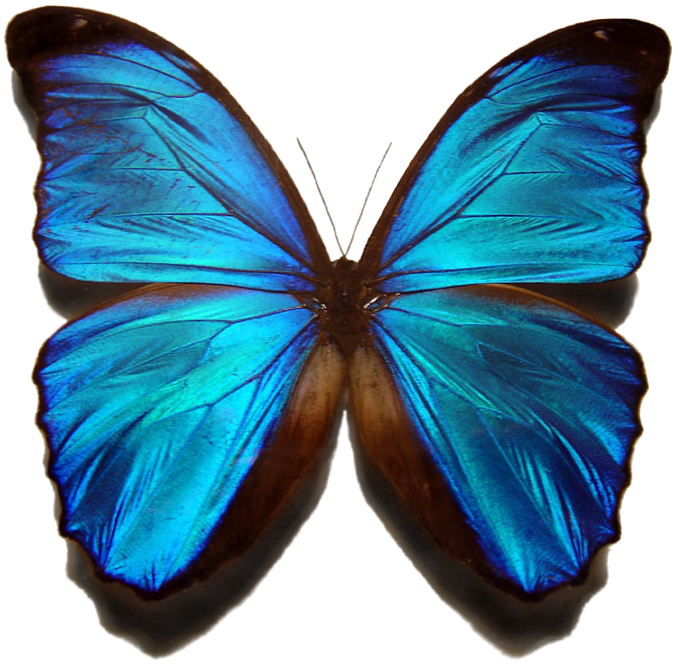
#> input picture scratch/unused_assets/butterfly_morpho.png, 678 x 666 px, found by its file name
$ python process_butterfly_wings.py
#> lines starting #> are read from the running program, lines starting #| are printed output that depends on the picture; after the words box and inside, x2 and y2 are one past the last pixel; in counts of white or black regions, pixels touching at a corner belong together
# -*- coding: utf-8 -*-
import os
from PIL import Image, ImageEnhance

base_path = r"C:\Users\pc\.gemini\antigravity\scratch\alef-privacy-site\assets\butterfly_morpho.png"
dest_dir = r"C:\Users\pc\.gemini\antigravity\scratch\alef-privacy-site\assets"

im = Image.open(base_path).convert("RGBA")
#> im is the input picture: PIL image 678x666 RGBA; mean R, G, B, A 106.5, 146.1, 165.7, 173.5
w, h = im.size
#> w = 678; h = 666
print(f"Original size: {w}x{h}")
#| Original size: 678x666

# Find bounding box of non-zero alpha
bbox = im.getbbox()
#> bbox = (3, 5, 673, 660)
print(f"Bounding box: {bbox}")
#| Bounding box: (3, 5, 673, 660)
im_cropped = im.crop(bbox)
cw, ch = im_cropped.size
#> cw = 670; ch = 655
print(f"Cropped size: {cw}x{ch}")
#| Cropped size: 670x655

# Center is cw // 2
mid_x = cw // 2
#> mid_x = 335

# Left wing (from 0 to mid_x + small overlap for hinge)
left_wing = im_cropped.crop((0, 0, mid_x + 15, ch))
# Right wing (from mid_x - 15 to cw)
right_wing = im_cropped.crop((mid_x - 15, 0, cw, ch))

# Save original wings
left_wing.save(os.path.join(dest_dir, "real_wing_left_blue.png"), "PNG")
right_wing.save(os.path.join(dest_dir, "real_wing_right_blue.png"), "PNG")
im_cropped.save(os.path.join(dest_dir, "real_butterfly_blue.png"), "PNG")

# Create color shifted variants: Emerald, Gold, Purple
def shift_hue(image, hue_shift_deg):
    # Convert to HSV
#> called with hue_shift_deg = 100
    rgba = image.convert("RGBA")
    r, g, b, a = rgba.split()
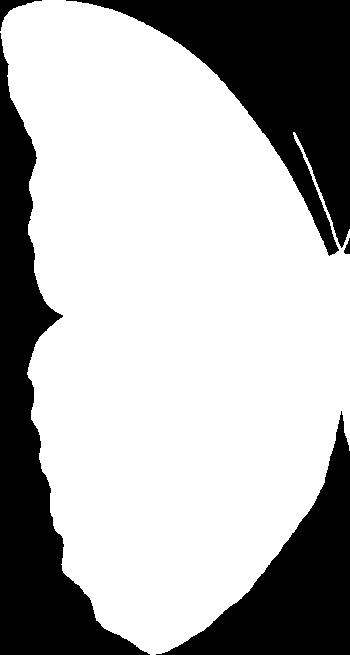
#> a: PIL image 350x655 L; 69.5% white; 5 black regions, box (x1, y1, x2, y2) and area: (0, 33, 150, 655) 27027, (66, 0, 350, 256) 25981, (156, 411, 350, 655) 16569, (0, 0, 42, 31) 327, (344, 238, 350, 254) 57
    rgb = Image.merge("RGB", (r, g, b))
    hsv = rgb.convert("HSV")
#> hsv: PIL image 350x655 HSV; mean H, S, V 75.4, 130.4, 179.7
    h_channel, s_channel, v_channel = hsv.split()

    # Shift hue
    shift = int(hue_shift_deg * 255 / 360)
    h_data = h_channel.point(lambda p: (p + shift) % 256)

    new_rgb = Image.merge("HSV", (h_data, s_channel, v_channel)).convert("RGB")
    nr, ng, nb = new_rgb.split()
    return Image.merge("RGBA", (nr, ng, nb, a))

# 1. Emerald Green (shift ~100 deg)
emerald_left = shift_hue(left_wing, 100)
emerald_right = shift_hue(right_wing, 100)
#> call 2 of shift_hue, with hue_shift_deg = 100
#> in shift_hue (call 2), `r, g, b, a = rgba.split()`: a: PIL image 350x655 L; 67.2% white; 5 black regions (1 under 20 px), largest, box (x1, y1, x2, y2) and area: (0, 0, 350, 256) 31371, (196, 45, 350, 655) 24942, (0, 411, 192, 655) 18356, (0, 200, 19, 256) 475
#> in shift_hue (call 2), `hsv = rgb.convert("HSV")`: hsv: PIL image 350x655 HSV; mean H, S, V 71.9, 130.8, 162.7
#> in shift_hue (call 2), `h_channel, s_channel, v_channel = hsv.split()`:
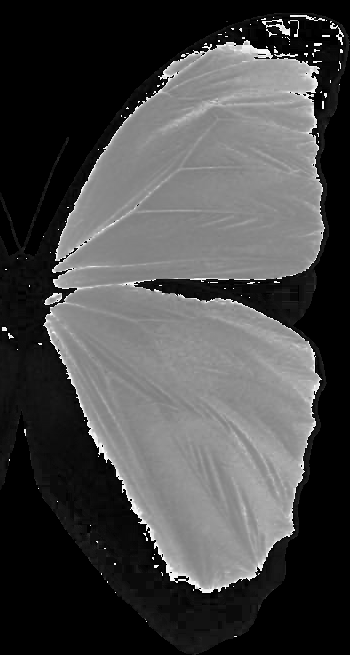
#> h_channel: PIL image 350x655 L; min 0, max 254, mean 71.9
#> in shift_hue (call 2), `h_channel, s_channel, v_channel = hsv.split()`:
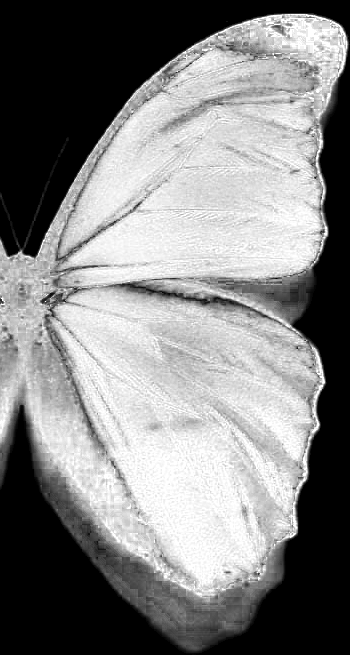
#> s_channel: PIL image 350x655 L; min 0, max 255, mean 130.8
#> in shift_hue (call 2), `nr, ng, nb = new_rgb.split()`:
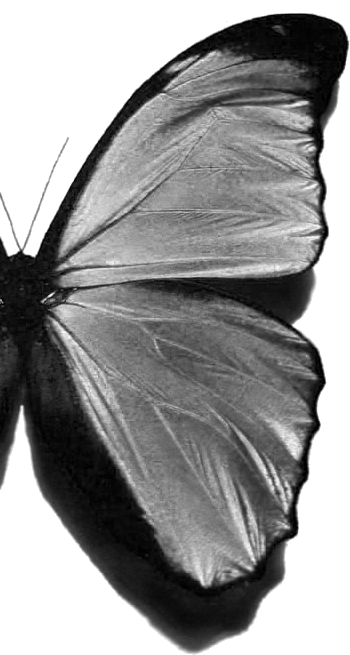
#> nr: PIL image 350x655 L; min 0, max 255, mean 150.3
emerald_left.save(os.path.join(dest_dir, "real_wing_left_emerald.png"), "PNG")
emerald_right.save(os.path.join(dest_dir, "real_wing_right_emerald.png"), "PNG")

# 2. Golden Amber (shift ~165 deg)
gold_left = shift_hue(left_wing, 165)
gold_right = shift_hue(right_wing, 165)
#> call 4 of shift_hue, with hue_shift_deg = 165
#> in shift_hue (call 4), `nr, ng, nb = new_rgb.split()`:
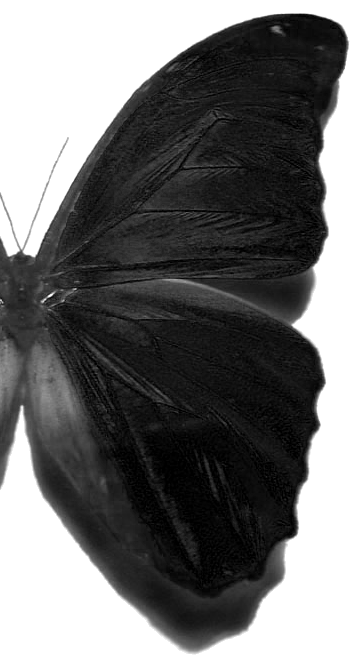
#> nb: PIL image 350x655 L; min 0, max 255, mean 108.8
gold_left.save(os.path.join(dest_dir, "real_wing_left_gold.png"), "PNG")
gold_right.save(os.path.join(dest_dir, "real_wing_right_gold.png"), "PNG")

# 3. Lorax Magenta / Purple (shift ~275 deg)
purple_left = shift_hue(left_wing, 275)
#> in shift_hue (call 5), `h_data = h_channel.point(lambda p: (p + shift) % 256)`:
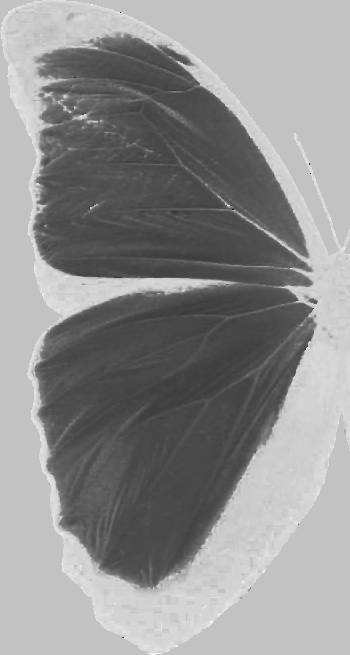
#> h_data: PIL image 350x655 L; min 3, max 253, mean 143.6
#> in shift_hue (call 5), `new_rgb = Image.merge("HSV", (h_data, s_channel, v_channel)).convert("..`:
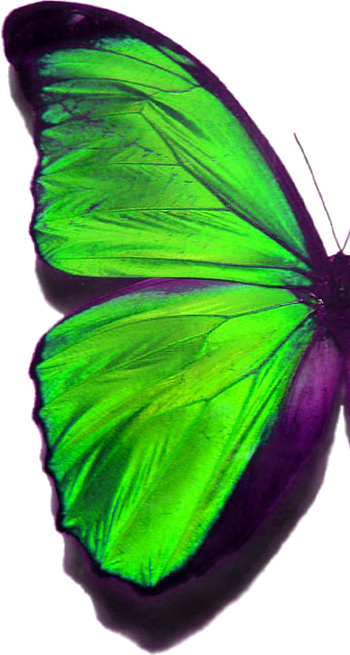
#> new_rgb: PIL image 350x655 RGB; mean R, G, B 119.2, 172.7, 109.2
purple_right = shift_hue(right_wing, 275)
purple_left.save(os.path.join(dest_dir, "real_wing_left_purple.png"), "PNG")
purple_right.save(os.path.join(dest_dir, "real_wing_right_purple.png"), "PNG")

print("All realistic photographic butterfly wings generated successfully!")
